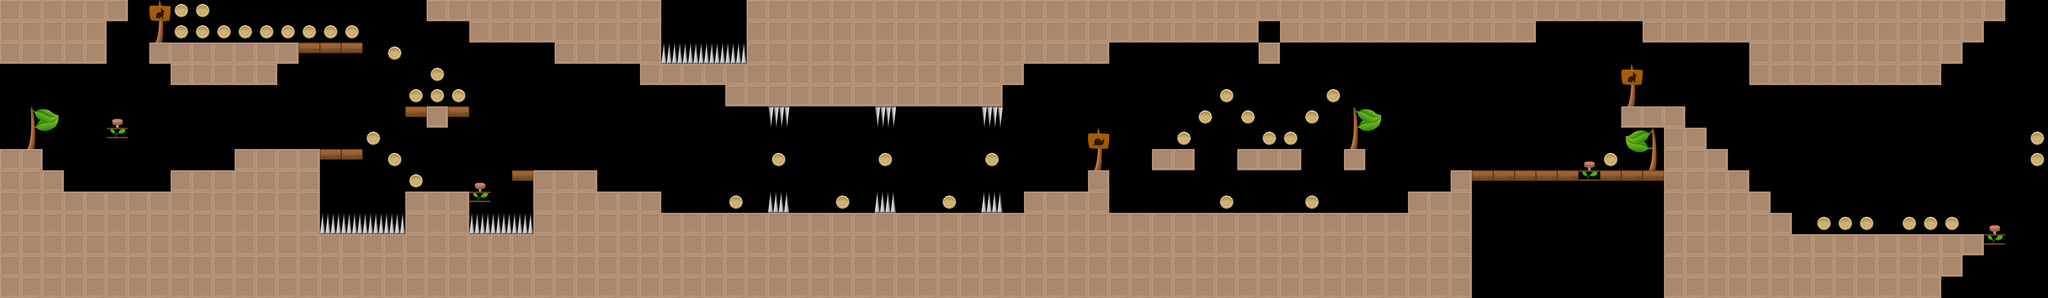

Tiled map render using the project's own tile images. Description and the map definition, with tile-layer contents summarised, below:
An orthogonal 96x14 tile map with 80x80 px tiles, 1 tile layer (Level).

<map version="1.0" tiledversion="1.1.6" orientation="orthogonal" renderorder="right-down" width="96" height="14" tilewidth="80" tileheight="80" infinite="0" nextobjectid="1">
 <properties>
  <property name="StartDirection" value="0" />
 </properties>
 <tileset firstgid="1" name="Untitled" tilewidth="80" tileheight="80" tilecount="32" columns="8">
  <image source="tileset.png" width="640" height="320" />
 </tileset>
 <layer name="Level" width="96" height="14">
  <data>[1344 cells, 729 non-empty, 20 distinct tile ids]</data>
 </layer>
</map>
